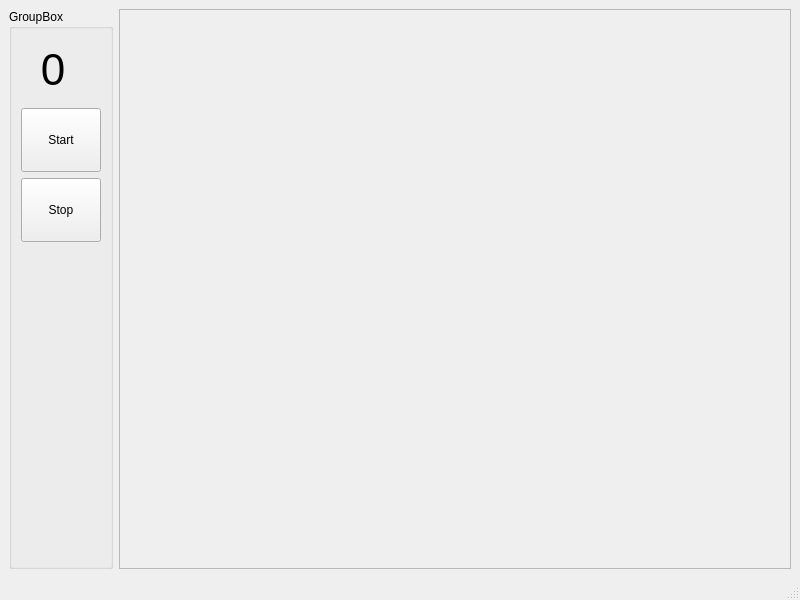
<?xml version="1.0" encoding="UTF-8"?>
<ui version="4.0">
 <class>MainWindow</class>
 <widget class="QMainWindow" name="MainWindow">
  <property name="geometry">
   <rect>
    <x>0</x>
    <y>0</y>
    <width>800</width>
    <height>600</height>
   </rect>
  </property>
  <property name="windowTitle">
   <string>MainWindow</string>
  </property>
  <widget class="QWidget" name="centralwidget">
   <layout class="QHBoxLayout" name="horizontalLayout">
    <item>
     <widget class="QGroupBox" name="groupBox">
      <property name="sizePolicy">
       <sizepolicy hsizetype="Fixed" vsizetype="Preferred">
        <horstretch>0</horstretch>
        <verstretch>0</verstretch>
       </sizepolicy>
      </property>
      <property name="title">
       <string>GroupBox</string>
      </property>
      <layout class="QVBoxLayout" name="verticalLayout">
       <item>
        <widget class="QLabel" name="label">
         <property name="sizePolicy">
          <sizepolicy hsizetype="Fixed" vsizetype="Fixed">
           <horstretch>0</horstretch>
           <verstretch>0</verstretch>
          </sizepolicy>
         </property>
         <property name="minimumSize">
          <size>
           <width>64</width>
           <height>64</height>
          </size>
         </property>
         <property name="maximumSize">
          <size>
           <width>16777215</width>
           <height>16777215</height>
          </size>
         </property>
         <property name="font">
          <font>
           <pointsize>33</pointsize>
          </font>
         </property>
         <property name="text">
          <string>0</string>
         </property>
         <property name="alignment">
          <set>Qt::AlignCenter</set>
         </property>
        </widget>
       </item>
       <item>
        <widget class="QPushButton" name="pushButton">
         <property name="sizePolicy">
          <sizepolicy hsizetype="Fixed" vsizetype="Fixed">
           <horstretch>0</horstretch>
           <verstretch>0</verstretch>
          </sizepolicy>
         </property>
         <property name="minimumSize">
          <size>
           <width>64</width>
           <height>64</height>
          </size>
         </property>
         <property name="text">
          <string>Start</string>
         </property>
        </widget>
       </item>
       <item>
        <widget class="QPushButton" name="pushButton_2">
         <property name="sizePolicy">
          <sizepolicy hsizetype="Fixed" vsizetype="Fixed">
           <horstretch>0</horstretch>
           <verstretch>0</verstretch>
          </sizepolicy>
         </property>
         <property name="minimumSize">
          <size>
           <width>64</width>
           <height>64</height>
          </size>
         </property>
         <property name="text">
          <string>Stop</string>
         </property>
        </widget>
       </item>
       <item>
        <spacer name="verticalSpacer">
         <property name="orientation">
          <enum>Qt::Vertical</enum>
         </property>
         <property name="sizeHint" stdset="0">
          <size>
           <width>20</width>
           <height>40</height>
          </size>
         </property>
        </spacer>
       </item>
      </layout>
     </widget>
    </item>
    <item>
     <widget class="QFrame" name="frame">
      <property name="frameShape">
       <enum>QFrame::StyledPanel</enum>
      </property>
      <property name="frameShadow">
       <enum>QFrame::Raised</enum>
      </property>
      <layout class="QVBoxLayout" name="verticalLayout_2"/>
     </widget>
    </item>
   </layout>
  </widget>
  <widget class="QMenuBar" name="menubar">
   <property name="geometry">
    <rect>
     <x>0</x>
     <y>0</y>
     <width>800</width>
     <height>22</height>
    </rect>
   </property>
  </widget>
  <widget class="QStatusBar" name="statusbar"/>
 </widget>
 <resources/>
 <connections/>
</ui>
